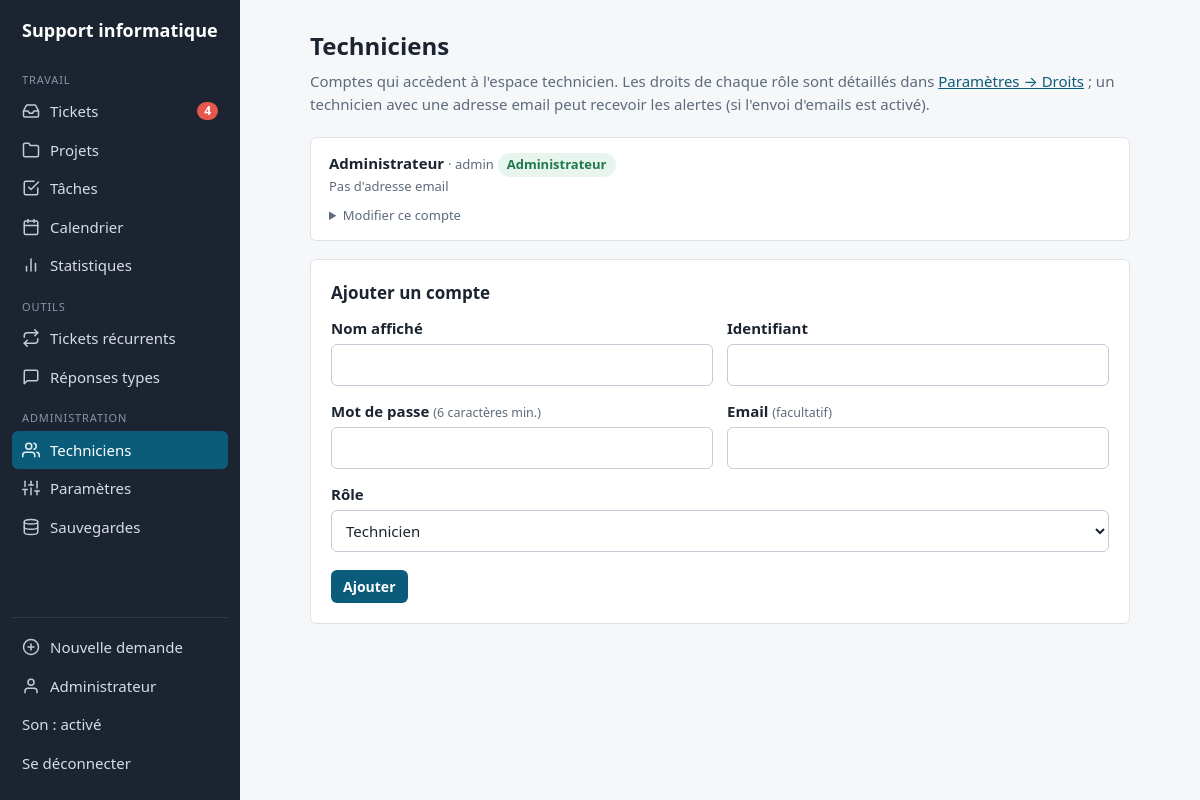
The app's page /admin/utilisateurs (signed in) with its own data.
### tables this page shows
CREATE TABLE users (
    id INTEGER PRIMARY KEY AUTOINCREMENT,
    username TEXT UNIQUE NOT NULL,
    name TEXT NOT NULL,
    password_hash TEXT NOT NULL,
    role TEXT NOT NULL DEFAULT 'tech',
    email TEXT NOT NULL DEFAULT '',
    notify INTEGER NOT NULL DEFAULT 1,
    digest INTEGER NOT NULL DEFAULT 1
);

### tickets_it/routes/auth.py (the view, shortened to what this page needs)
@app.route("/admin/utilisateurs", methods=["GET", "POST"])
@login_required(role="admin")
def users():
    db = get_db()
    rows = db.execute("SELECT * FROM users ORDER BY name").fetchall()
    D = derived()
    return render_template("users.html", users=rows, roles=ROLES, locked={r["username"]: login_locked(r["username"]) for r in rows},
                                  pw_rule=f"{D.pw_min} caractères min." + (", lettres et chiffres" if D.pw_mix else ""))

### tickets_it/branding.py (called while the page is built)
def _rgb(h):
    h = h.lstrip("#")
    return tuple(int(h[i:i + 2], 16) for i in (0, 2, 4))

def darken(h, k=0.8):
    return "#%02x%02x%02x" % tuple(int(c * k) for c in _rgb(h))

def valid_brand(h):
    return bool(re.fullmatch(r"#[0-9a-fA-F]{6}", h or ""))

### tickets_it/db.py (called while the page is built)
def raw_db():
    db = sqlite3.connect(DB_PATH, timeout=15)
    db.row_factory = sqlite3.Row
    db.execute("PRAGMA foreign_keys = ON")
    return db

def get_db():
    if "db" not in g:
        g.db = raw_db()
    return g.db

def fmt(dt):
    return dt.strftime(DT_FMT)

### tickets_it/security.py (called while the page is built, shortened)
@app.before_request
def load_user_and_csrf():
    D = derived()
    app.config["MAX_CONTENT_LENGTH"] = D.max_request
    app.config["PERMANENT_SESSION_LIFETIME"] = timedelta(hours=D.session_hours or 24)
    g.user = None
    if session.get("uid"):
        g.user = get_db().execute("SELECT * FROM users WHERE id=?", (session["uid"],)).fetchone()
        if g.user is None:
            session.clear()
    if "csrf" not in session:
        session["csrf"] = secrets.token_hex(16)

@app.after_request
def security_headers(resp):
    resp.headers.setdefault("X-Content-Type-Options", "nosniff")
    resp.headers.setdefault("X-Frame-Options", "SAMEORIGIN")
    return resp

def login_required(role=None):
    def deco(fn):
        @wraps(fn)
        def wrapper(*a, **kw):
            if g.user is None:
                return redirect(url_for("login", next=request.path))
            if role == "admin" and g.user["role"] != "admin":
                abort(403)
            return fn(*a, **kw)
        return wrapper
    return deco

def login_locked(username):
    D = derived()
    if D.lock_attempts <= 0:
        return 0
    since = fmt(datetime.now() - timedelta(minutes=D.lock_minutes))
    rows = [r["ts"] for r in get_db().execute("SELECT ts FROM login_attempts WHERE username=? AND ts>=? ORDER BY ts", (username, since))]
    if len(rows) < D.lock_attempts:
        return 0
    left = (parse_dt(rows[len(rows) - D.lock_attempts]) + timedelta(minutes=D.lock_minutes) - datetime.now()).total_seconds()
    return int(left // 60) + (1 if left % 60 else 0) if left > 0 else 0

### tickets_it/templates/users.html (shortened to what this page needs)
{% extends 'base.html' %}{% block title %}Techniciens{% endblock %}{% block mainclass %}mid{% endblock %}
{% block content %}
<h1>Techniciens</h1><p class="lead">Comptes qui accèdent à l'espace technicien. Les droits de chaque rôle sont détaillés dans <a href="{{ url_for('settings_page', section='droits') }}">Paramètres → Droits</a> ; un technicien avec une adresse email peut recevoir les alertes (si l'envoi d'emails est activé).</p>
{% for u in users %}{% set lk = locked.get(u['username'], 0) %}
<div class="panel" style="padding:14px 18px">
 <div style="display:flex;justify-content:space-between;gap:10px;flex-wrap:wrap;align-items:center">
  <div><b>{{ u['name'] }}</b> <span class="meta">· {{ u['username'] }}</span>
   <span class="badge {{ 'sla-ok' if u['role']=='admin' else ('s-clos' if u['role']=='lecteur' else 's-nouveau') }}">{{ roles.get(u['role'], u['role']) }}</span>
   <div class="meta">{{ u['email'] or "Pas d'adresse email" }}</div></div>
 </div>
 <details style="margin-top:10px"><summary class="meta" style="cursor:pointer">Modifier ce compte</summary>
 </details></div>
{% endfor %}
<form method="post" class="panel"><input type="hidden" name="csrf" value="{{ csrf_token() }}"><input type="hidden" name="action" value="add"><h2>Ajouter un compte</h2>
<div class="row"><div><label for="name" style="margin-top:0">Nom affiché</label><input id="name" name="name" required></div>
<div><label for="username" style="margin-top:0">Identifiant</label><input id="username" name="username" required></div></div>
<div class="row"><div><label for="password">Mot de passe <small>({{ pw_rule }})</small></label><input id="password" type="password" name="password" autocomplete="new-password" required></div>
<div><label for="email">Email <small>(facultatif)</small></label><input id="email" type="email" name="email"></div></div>
<label for="role">Rôle</label><select id="role" name="role">{% for k, v in roles.items() %}<option value="{{ k }}" {{ 'selected' if k=='tech' }}>{{ v }}</option>{% endfor %}</select>
<p style="margin:18px 0 0"><button class="btn sm">Ajouter</button></p></form>
{% endblock %}

### tickets_it/templates/base.html (shortened to what this page needs)
<!doctype html>
<html lang="fr"><head>
<style>:root{--brand:{{ brand }};--brand-d:{{ brand_dark }}}</style></head><body>
{% from 'macros.html' import ico %}
{% macro navlink(endpoint, label, icon, also=[], count=0) %}{% set on = request.endpoint == endpoint or request.endpoint in also %}<a href="{{ url_for(endpoint) }}" class="{{ 'on' if on }}"{% if on %} aria-current="page"{% endif %}>{{ ico(icon) }}<span>{{ label }}</span>{% if count %}<b class="cnt" title="{{ count }} à traiter">{{ count }}</b>{% endif %}</a>{% endmacro %}
{% if g.user %}
<div class="shell">
<aside class="side" id="side" aria-label="Navigation principale">
 <a class="brand" href="{{ url_for('admin') }}">{% if logo_url %}<img class="logo" src="{{ logo_url }}" alt="">{% endif %}{{ app_name }}</a>
 <nav>
  <div class="grp">Travail</div>
  {{ navlink('admin', 'Tickets', 'tickets', ['admin_ticket'], nav.tickets) }}
  {{ navlink('projects_board', 'Projets', 'projets', ['project_detail','project_new'], nav.projets) }}
  {{ navlink('tasks_page', 'Tâches', 'taches', [], nav.taches) }}
  {{ navlink('calendar_page', 'Calendrier', 'calendrier') }}
  {{ navlink('stats_page', 'Statistiques', 'stats') }}
  <div class="grp">Outils</div>
  {{ navlink('recurring_page', 'Tickets récurrents', 'recurrents') }}
  {{ navlink('replies_page', 'Réponses types', 'reponses') }}
  {% if g.user['role']=='admin' %}
  <div class="grp">Administration</div>
  {{ navlink('users', 'Techniciens', 'users') }}
  {{ navlink('settings_page', 'Paramètres', 'settings') }}
  {{ navlink('backups_page', 'Sauvegardes', 'backup', ['backup_download']) }}
  {% endif %}
 </nav>
 <div class="foot">
  {{ navlink('nouveau', 'Nouvelle demande', 'plus') }}
  {{ navlink('account', g.user['name'], 'user') }}
  <button type="button" id="soundbtn" title="Son d'alerte à chaque nouveau ticket"></button>
  <form method="post" action="{{ url_for('logout') }}"><input type="hidden" name="csrf" value="{{ csrf_token() }}"><button>Se déconnecter</button></form>
 </div>
</aside>
<div class="content">
{% endif %}
<main class="{% block mainclass %}{% endblock %}">
{% block content %}{% endblock %}
</main>
{% if g.user %}</div></div>{% endif %}
</body></html>

### tickets_it/templates/base.html (style rules this page uses)
:root { --bg:#f6f7f9;--panel:#fff;--ink:#1b2430;--muted:#5d6b7c;--line:#dde2e9;--brand:#0b5c7a;--brand-d:#08465e; --ok:#1f7a4d;--warn:#b26a00;--err:#b3261e;--r:6px }
* { box-sizing:border-box }
body { margin:0;background:var(--bg);color:var(--ink);font:15px/1.5 system-ui,-apple-system,"Segoe UI",Roboto,Arial,sans-serif }
a { color:var(--brand) }
main { max-width:1100px;margin:28px auto;padding:0 20px }
main.mid { max-width:860px }
h1 { font-size:24px;margin:0 0 6px }
h2 { font-size:17px;margin:0 0 12px }
.lead { color:var(--muted);margin:0 0 22px }
.panel { background:var(--panel);border:1px solid var(--line);border-radius:var(--r);padding:20px;margin-bottom:18px }
label { display:block;font-weight:600;margin:14px 0 4px }
label small { font-weight:400;color:var(--muted) }
input,select,textarea { width:100%;padding:9px 10px;border:1px solid #c3cbd6;border-radius:var(--r);font:inherit;background:#fff;color:var(--ink) }
.row { display:grid;grid-template-columns:1fr 1fr;gap:14px }
.btn { display:inline-block;background:var(--brand);color:#fff;border:0;border-radius:var(--r);padding:10px 18px;font:inherit;font-weight:600;cursor:pointer;text-decoration:none }
.btn.sm { padding:6px 12px;font-size:14px }
.badge { display:inline-block;padding:2px 9px;border-radius:99px;font-size:13px;font-weight:600;white-space:nowrap }
.sla-ok { background:#e8f5ee;color:#1f7a4d }
.meta { color:var(--muted);font-size:13px }
.shell { display:flex;min-height:100vh }
.content { flex:1;min-width:0 }
.side { width:240px;flex:none;background:var(--ink);color:#d6dde6;position:sticky;top:0;height:100vh;overflow-y:auto;display:flex;flex-direction:column;padding:18px 12px }
.side .brand { color:#fff;font-weight:700;font-size:18px;line-height:1.2;text-decoration:none;padding:2px 10px 16px }
.side nav { flex:1 }
.side .grp { font-size:11px;letter-spacing:.08em;text-transform:uppercase;color:#8896a8;padding:14px 10px 4px }
.side a,.side .foot button { display:flex;align-items:center;gap:10px;padding:8px 10px;border-radius:var(--r);color:#d6dde6;text-decoration:none;width:100%;background:none;border:0;font:inherit;text-align:left;cursor:pointer }
.side a.on { background:var(--brand);color:#fff }
.side a span { flex:1;min-width:0;overflow:hidden;text-overflow:ellipsis;white-space:nowrap }
.side .cnt { background:#e5584d;color:#fff;border-radius:99px;font-size:12px;line-height:1;padding:3px 7px }
.side .foot { border-top:1px solid #2f3b4c;margin-top:12px;padding-top:10px }
.side .foot form { margin:0 }

### records on screen
users: name "Administrateur", username "admin", get "Administrateur", email "Pas d'adresse email"

### other values on screen
{{ app_name }} "Support informatique"
{{ label }} "Tickets Projets Tâches Calendrier Statistiques Tickets récurrents Réponses types Techniciens Paramètres Sauvegardes Nouvelle demande"
{{ count }} "4"
{{ pw_rule }} "6 caractères min."
form field role "Technicien"
